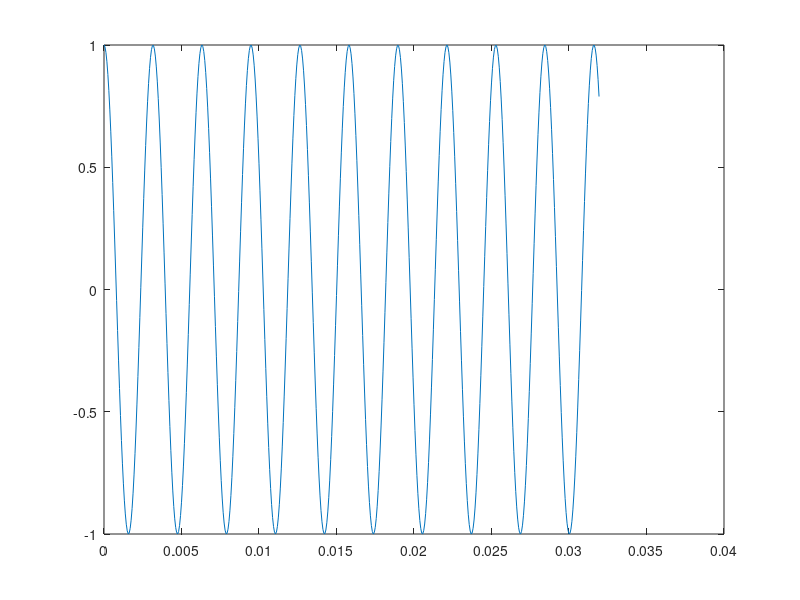
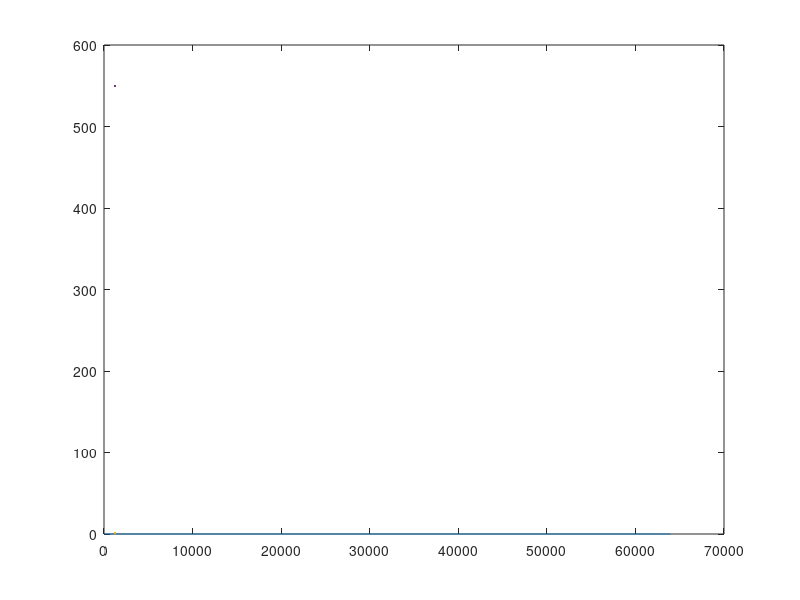

MATLAB code to generate these figures, in order:
fs=16000;
N=512;
OS=4;       % 4x oversampling
n_f=10.125;   % index of the frequency, starting at 0
f0=fs*n_f/N; % frequency in Hz
phi=0;      % initial phase
t=((1:N)-1)/fs;
x=exp(1i*2*pi*t*f0);
figure(1);
plot(t,real(x));
w=hanning(N+1)(1:N);
x=x(:);
xw=x.*w;
xw=[xw;zeros(N*(OS-1),1)];
X=fft(xw)/sum(w);
f=((1:(N*OS))-1)/N*fs;
figure(2);
% max with no interpolation
[X_max,n_max]=max(abs(X));
f_max=(n_max-1)/N*fs;
% parabolic interpolation
X_1=log(abs(X(n_max-1)));
X0=log(abs(X(n_max)));
X1=log(abs(X(n_max+1)));
a=0.5*(X1+X_1)-X0;
b=0.5*(X1-X_1);
c=X0;
n_max_=-b/(2*a);
X_max_=exp(a*n_max_*n_max_+b*n_max_+c);
% offset n_max (as it was assumed to be 0 for the polynomial interpolation)
n_max_+=n_max
f_max_=(n_max_-1)/N*fs;
% interpolated complex value
X_1_=X(n_max-1);
X0_=X(n_max);
X1_=X(n_max+1);
a_real=0.5*(real(X1_)+real(X_1_))-real(X0_);
b_real=0.5*(real(X1_)-real(X_1_));
c_real=real(X0_);
X_max_real=a_real*n_max_*n_max_+b_real*n_max_+c_real;
a_imag=0.5*(imag(X1_)+imag(X_1_))-imag(X0_);
b_imag=0.5*(imag(X1_)-imag(X_1_));
c_imag=imag(X0_);
X_max_imag=a_imag*n_max_*n_max_+b_imag*n_max_+c_imag;
X_max__=X_max_real+1i*X_max_imag;
plot(f,abs(X),f_max,X_max,f_max_,X_max_,f_max_,abs(X_max__));
